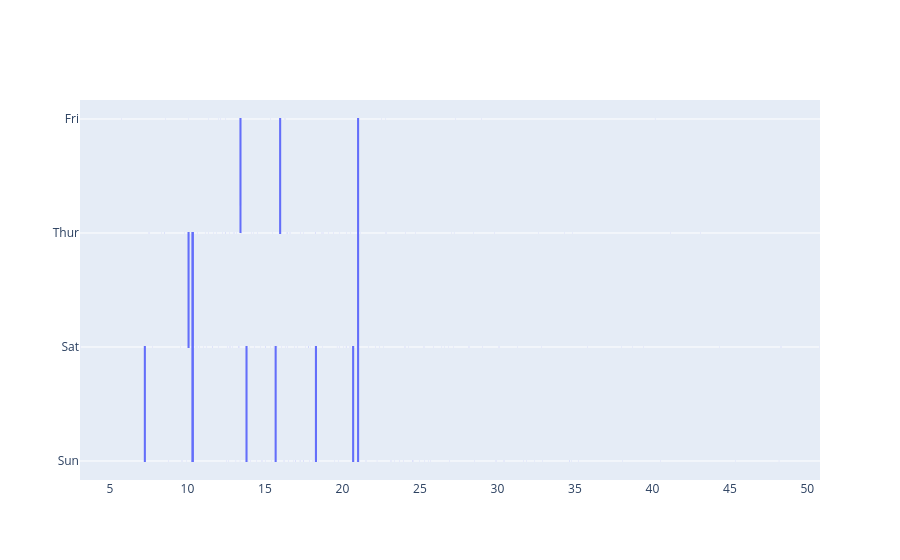

Notebook code for this chart:
### Code cell
fig = go.Figure()

fig.add_trace(go.Box(
    x=tips["total_bill"],
    y=tips["day"],
    name="Total Bill by Day"
))
fig.show()

### Figure 1 — Plotly figure (JSON) as saved in the notebook; plotly's stock layout.template omitted (floating-point values rounded to 4 significant figures; data arrays with more than 128 entries replaced by an {"elided": "..."} marker saying what was removed)
{"data": [{"name": "Total Bill by Day", "type": "box", "x": {"elided": "244 float values"}, "y": {"elided": "244 str values"}}], "layout": {}}
